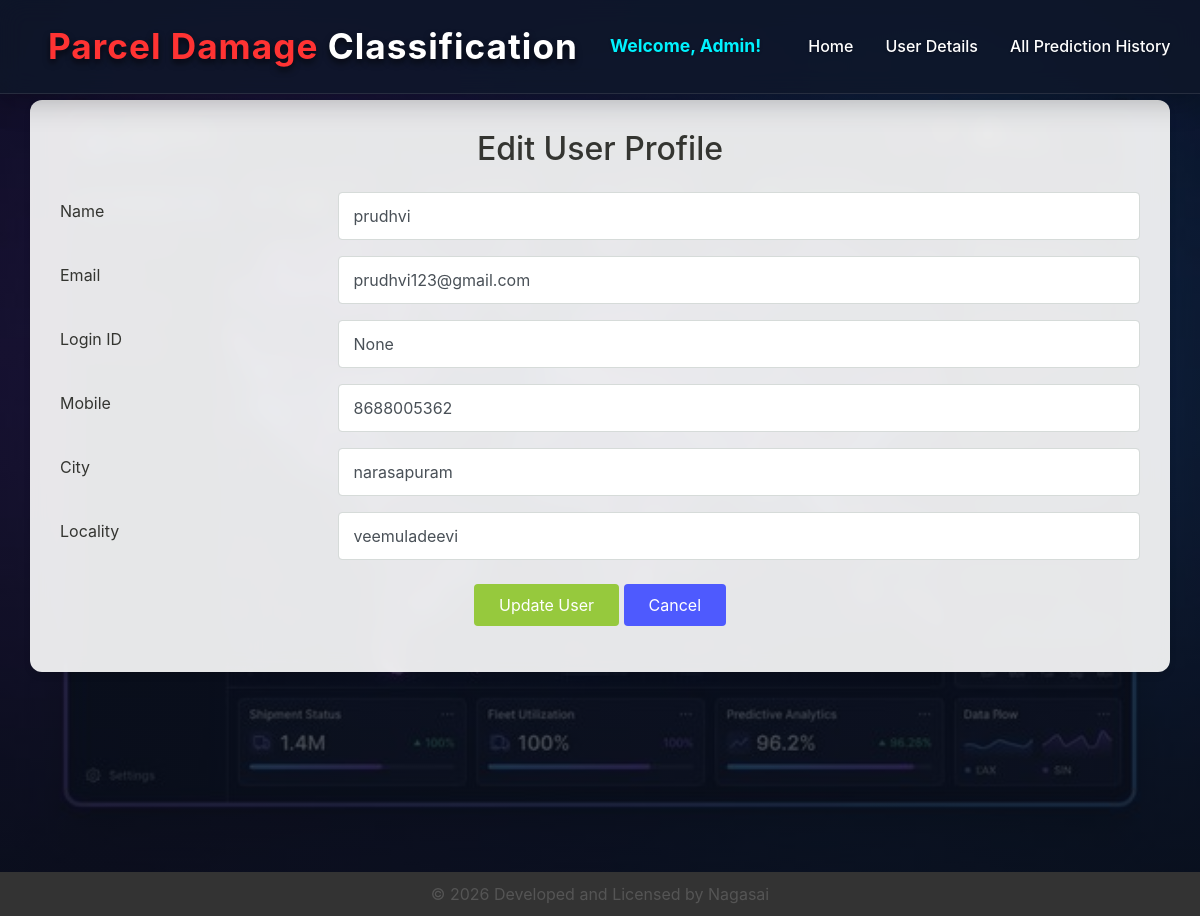
/EditUser/?uid=3, run on the app's committed database.
### users/models.py (models this page shows, shortened)
class UserRegistrationModel(models.Model):
    name = models.CharField(unique=True, max_length=100)
    loginid = models.CharField(unique=True, max_length=100, null=True, blank=True)
    password = models.CharField(max_length=100)
    mobile = models.CharField(unique=True, max_length=100)
    email = models.CharField(unique=True, max_length=100)
    locality = models.CharField(max_length=100)
    address = models.CharField(max_length=1000)
    city = models.CharField(max_length=100)
    state = models.CharField(max_length=100)
    status = models.CharField(max_length=100)
    otp_code = models.CharField(max_length=6, null=True, blank=True)
    otp_created_at = models.DateTimeField(null=True, blank=True)
    class Meta:
        db_table = 'UserRegistrations'

### admins/views.py (the view)
# urls.py: path("EditUser/", admins.EditUser, name="EditUser"),
def EditUser(request):
    if request.method == 'GET':
        uid = request.GET.get('uid')
        user = UserRegistrationModel.objects.get(id=uid)
        return render(request, 'admins/EditUser.html', {'user': user})

### assets/templates/admins/EditUser.html (shortened to what this page needs)
{% extends 'admins/adminbase.html' %}
{% load static %}
{% block user_list %}active{% endblock %}
{% block content %}
<div class="container jumbotron wow fadeInUp" data-wow-duration="1s">
    <h2 class="text-center mb-4 text-dark">Edit User Profile</h2>
    <form action="{% url 'EditUserAction' %}" method="POST">
        <div class="form-group row">
            <label class="col-md-3 col-form-label text-dark">Name</label>
            <div class="col-md-9">
                <input type="text" class="form-control" name="name" value="{{ user.name }}" required>
            </div>
        </div>
        <div class="form-group row">
            <label class="col-md-3 col-form-label text-dark">Email</label>
            <div class="col-md-9">
                <input type="email" class="form-control" name="email" value="{{ user.email }}" required>
            </div>
        </div>
        <div class="form-group row">
            <label class="col-md-3 col-form-label text-dark">Login ID</label>
            <div class="col-md-9">
                <input type="text" class="form-control" name="loginid" value="{{ user.loginid }}" required>
            </div>
        </div>
        <div class="form-group row">
            <label class="col-md-3 col-form-label text-dark">Mobile</label>
            <div class="col-md-9">
                <input type="text" class="form-control" name="mobile" value="{{ user.mobile }}" required>
            </div>
        </div>
        <div class="form-group row">
            <label class="col-md-3 col-form-label text-dark">City</label>
            <div class="col-md-9">
                <input type="text" class="form-control" name="city" value="{{ user.city }}" required>
            </div>
        </div>
        <div class="form-group row">
            <label class="col-md-3 col-form-label text-dark">Locality</label>
            <div class="col-md-9">
                <input type="text" class="form-control" name="locality" value="{{ user.locality }}" required>
            </div>
        </div>
        <div class="form-group row mt-4">
            <div class="col-md-12 text-center">
                <button type="submit" class="btn btn-success">Update User</button>
                <a href="{% url 'ViewRegisteredUsers' %}" class="btn btn-secondary">Cancel</a>
            </div>
        </div>
    </form>
</div>
{% endblock %}

### assets/static/css/theme.css (style rules this page uses)
:root { --primary: #00D9A5; --accent: #FF3D85; --secondary: #4E5AFE; --warning: #EED818; --info: #05B4E1; --danger: #FF4943; --success: #96C93D; --dark: #343531; --light: #F5F9F6; --cs: #596261; --grey: #6E807A; }
body { font-family: "Source Sans Pro", sans-serif; line-height: 1.5; color: #343531; }
a { color: #07be94; text-decoration: none; background-color: transparent; }
.text-dark { color: #343531 !important; }
.btn-secondary { color: #fff; background-color: #4E5AFE; border-color: transparent; }
.btn-success { color: #fff; background-color: #96C93D; border-color: transparent; }
.btn { padding: 8px 24px; }
.form-control { padding: 8px 15px; height: calc(1.5em + 1.375rem + 2px); border-color: #d6dbd9; }

### assets/templates/admins/EditUser.html (style rules this page uses)
.jumbotron { font-family: -apple-system, BlinkMacSystemFont, 'Segoe UI', Roboto, sans-serif; background: rgba(255, 255, 255, 0.9); backdrop-filter: blur(10px); margin-top: 100px; border-radius: 12px; padding: 30px; box-shadow: 0 4px 6px rgba(0,0,0,0.1); }

### data on the page
UserRegistrationModel: name "prudhvi", email "prudhvi123@gmail.com", loginid "None", mobile "8688005362", city "narasapuram", locality "veemuladeevi"
